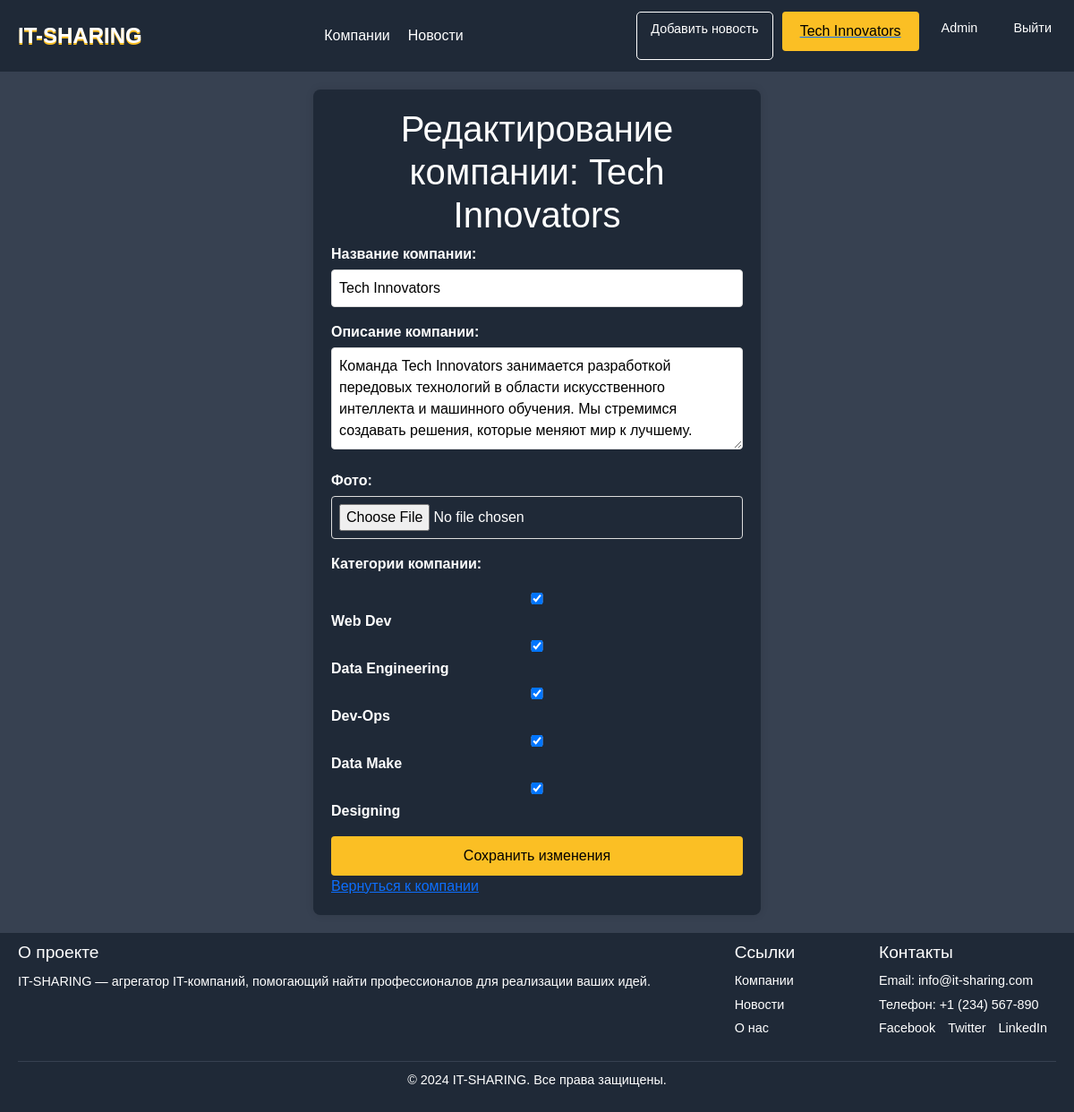
/company/edit/1/ (signed in), run on the app's committed database.
### main/models.py (models this page shows, shortened)
class CustomUser(AbstractUser):
    description = models.TextField(blank=True, verbose_name="Описание")
    about = models.TextField(blank=True, verbose_name="Небольшоеописание")
    is_company = models.BooleanField(default=False, verbose_name="Представитель компании")
    company = models.ForeignKey(
        'companies',
        on_delete=models.SET_NULL,
        null=True,
        blank=True,
        verbose_name="Компания",
        related_name="representatives"
    )

class companies(models.Model):
    title = models.CharField(max_length=255, verbose_name="Название")
    slug = models.SlugField(max_length=255, unique=True, db_index=True, verbose_name="URL",null=True,blank=True,)
    content = models.TextField(blank=True, verbose_name="Описание компании",null=True)
    photo = models.ImageField(upload_to="static/main/img/companiesimg", verbose_name="Фото",null=True,blank=True)
    time_create = models.DateTimeField(auto_now_add=True, verbose_name="Время создания")
    is_active = models.BooleanField(default=True, verbose_name="Активна")
    raiting = models.FloatField(default=0,max_length=1, verbose_name="Рейтинг")
    cat = models.ManyToManyField(Category, related_name='companies', verbose_name="Категории",
                                 blank=True)  # Это должно быть ManyToManyField
    creator = models.ForeignKey(
        settings.AUTH_USER_MODEL,
        on_delete=models.CASCADE,
        related_name="created_companies",
        verbose_name="Создатель компании",
    )
    class Meta:
        verbose_name = 'Компания'
        verbose_name_plural = 'IT компания'
        ordering = ['id']

### main/views.py (the view)
# urls.py: path('company/edit/<int:company_id>/', views.edit_company, name='edit_company'),
def edit_company(request, company_id):
    user = request.user  # Текущий пользователь
    company = get_object_or_404(companies, id=company_id)
    if not user.is_authenticated or not user.is_company or user.company != company and not user.is_superuser:
        raise ValidationError("Вы не можете редактировать компанию.")
    if request.method == 'POST':
        form = CompanyForm(request.POST, instance=company)
        if form.is_valid():
            form.save()
            return redirect('company_detail', company_id=company.id)  # Перенаправление после сохранения
    else:
        form = CompanyForm(instance=company)
    return render(request, 'main/edit_company.html', {'form': form, 'company': company})

### main/forms.py (shortened to what this page needs)
class CompanyForm(forms.ModelForm):# форма для компании
    class Meta:
        model = companies
        fields = ['title', 'content','photo', 'cat']  # Указываем поля, которые будут в форме
        widgets = {
            'cat': forms.CheckboxSelectMultiple(),  # Это создаст поле для выбора нескольких категорий
            'content': forms.Textarea(attrs={'rows': 4, 'cols': 40}),  # Для поля 'content' создаём многострочное поле
            'raiting': forms.NumberInput(attrs={'max': 5, 'min': 0, 'step': 0.1}),  # Поле для рейтинга с ограничениями
        }
        labels = {
            'title': 'Название компании',
            'content': 'Описание компании',
            'raiting': 'Рейтинг компании',
            'cat': 'Категории компании',
        }
        help_texts = {
            'raiting': 'Введите рейтинг от 0 до 5',
        }

### main/models.py (called while the page is built)
    def __str__(self):
        return self.name

### main/templates/main/edit_company.html (shortened to what this page needs)
{% extends 'main/layout.html' %}
{% block content %}
<div class="Add-Company">
<h1>Редактирование компании: {{ company.title }}</h1>
<form method="post">
    <div class="Add-Company-form-group">
    {{ form.as_p }}
    </div>
    <div class="Add-Company-form-actions">
        <button type="submit">Сохранить изменения</button>
    </div>
</form>
<a href="{% url 'company_detail' company.id %}">Вернуться к компании</a>
</div>
{% endblock %}

### main/templates/main/layout.html (shortened to what this page needs)
<!doctype html>
{% load static %}
<html lang="ru">
<head>
    <link rel="stylesheet" href="https://cdn.jsdelivr.net/npm/bootstrap@5.3.3/dist/css/bootstrap.min.css">
    <link rel="stylesheet" href="{% static 'main/css/main.css' %}">
    <link rel="stylesheet" href="{% static 'main/fonts/Font Over.otf' %}">
</head>
<body>
    <header>
        <div class="container">
        <div class="logo"><a href="{% url 'home' %}">IT-SHARING</a></div>
        <nav class="navigation">
        <ul>
          <a href="{% url 'company' %}"><li>Компании</li></a>
          <a href="{% url 'news_home' %}"><li>Новости</li></a>
        </ul>
        </nav>
        <div class="auth-buttons">
        {% if request.user.is_superuser or request.user.is_stuff %}
        <a href="{% url 'create' %}"class="btn login">Добавить новость</a>
        {% endif %}
        {% if not request.user.is_company and not request.user.company == '' %}
        <a href="{% url 'add_page' %}"class="btn login">Добавить компанию</a>
         {% else %}
            <a href="{% url 'company_detail' user.company.id %}"><div class="edit-profile">{{ user.company.title }}</div></a>
        {% endif %}
        {% if request.user.is_authenticated %}
				<a class="header-logo" href="{% url 'PersonalPage' %}">{{user.username}}</a>
        <a class="header-exi" href="{% url 'logout' %}">Выйти</a>
				{% else %}
				  <a class="btn signup" href="{% url 'register' %}">Регистрация</a>
          <a class="btn login" href="{% url 'login' %}">Авторизация</a>
        {% endif %}
      </div>
    </div>
    </header>
    <main>
        {% block content %}
        {% endblock %}
    </main>
    <footer>
        <div class="footer-container">
          <div class="footer-about">
            <h3>О проекте</h3>
            <p>IT-SHARING — агрегатор IT-компаний, помогающий найти профессионалов для реализации ваших идей.</p>
          </div>
          <div class="footer-links">
            <h3>Ссылки</h3>
            <ul>
              <a href="{% url 'company' %}"><li>Компании</li></a>
              <a href="{% url 'news_home' %}"><li>Новости</li></a>
              <a href="#"><li>О нас</li></a>
            </ul>
          </div>
          <div class="footer-contact">
            <h3>Контакты</h3>
            <p>Email: <a href="mailto:info@it-sharing.com">info@it-sharing.com</a></p>
            <p>Телефон: <a href="tel:+1234567890">+1 (234) 567-890</a></p>
            <div class="social-icons">
                <a href="#" >Facebook</a>
                <a href="#" >Twitter</a>
                <a href="#" >LinkedIn</a>
            </div>
          </div>
        </div>
        <div class="footer-bottom">
          <p>&copy; 2024 IT-SHARING. Все права защищены.</p>
        </div>
    </footer>
</body>
</html>

### main/static/main/css/main.css (style rules this page uses)
body { height: 100%; margin: 0; font-family: "Arial", sans-serif; background-color: #374151; }
header { background-color: #1f2937; color: #ffffff; position: fixed; top: 0; height: 80px; width: 100%; z-index: 1000; }
.container { max-width: 1200px; margin: 0 auto; display: flex; align-items: center; justify-content: space-between; padding: 0; height: 80px; }
.logo a { font-family: "Font Over", sans-serif; text-shadow: 0px 2px #FBBF24; text-decoration: none; color: #ffffff; font-size: 1.5rem; font-weight: bold; margin: 0 20px; }
.navigation ul { list-style: none; margin: 0; padding: 0; display: flex; gap: 20px; }
.navigation a { font-family: Arial, sans-serif; color: #ffffff; font-size: 1rem; transition: color 0.3s ease; text-decoration: none; }
.header-logo { color: #fff; text-decoration: none; padding: 8px 15px; border-radius: 5px; font-size: 0.9rem; transition: all 0.3s ease; }
.header-exi { color: #fff; text-decoration: none; padding: 8px 15px; border-radius: 5px; font-size: 0.9rem; transition: all 0.3s ease; }
.auth-buttons { display: flex; gap:10px; margin: 0 10px 0 10px; }
.auth-buttons { text-decoration: none; color: #fff; }
.auth-buttons .btn { text-decoration: none; padding: 8px 15px; border-radius: 5px; font-size: 0.9rem; transition: all 0.3s ease; }
.auth-buttons .login { background-color: transparent; color: #ffffff; border: 1px solid #ffffff; }
footer { height: 200px; position:fixed; width: 100%; left: 0; bottom:0; background-color: #1f2937; color: #ffffff; padding: 10px 20px; font-size: 0.9rem; }
footer .footer-container { max-width: 1200px; margin: 0 auto; display: flex; flex-wrap: wrap; justify-content: space-between; gap: 20px; }
.footer-about h3, .footer-links h3, .footer-contact h3 { font-size: 1.2rem; margin-bottom: 10px; }
.footer-about p { line-height: 1.6; }
.footer-links ul { list-style: none; padding: 0; margin: 0; }
.footer-links li { margin-bottom: 5px; }
.footer-links a { color: #ffffff; text-decoration: none; transition: color 0.3s ease; }
.footer-contact p { margin: 5px 0; }
.footer-contact a { color: #ffffff; text-decoration: none; transition: color 0.3s ease; }
.social-icons a { display: inline-block; margin-right: 10px; }
.footer-bottom { text-align: center; margin-top: 20px; border-top: 1px solid #374151; padding-top: 10px; }
main { flex:1; max-width: 1200px; margin: 0 auto; margin-top: 80px; margin-bottom: 200px; display: flex; justify-content: center; }
.edit-profile { width: 100%; color: #000; text-align: center; background-color: #FBBF24; border: none; padding: 10px 20px; border-radius: 4px; margin-bottom: 10px; }
.Add-Company { max-width: 800px; margin: 20px auto; background: #1f2937; color: #fff; padding: 20px; border-radius: 8px; box-shadow: 0 0 10px rgba(0, 0, 0, 0.1); width: 500px; max-width: 1000px; }
.Add-Company h1 { text-align: center; }
.Add-Company-form-group { margin-bottom: 15px; }
.Add-Company-form-group label { color: #fff; display: block; margin-bottom: 5px; font-weight: bold; }
.Add-Company-form-group input, .Add-Company-form-group textarea, .Add-Company-form-group select { width: 100%; padding: 8px; border: 1px solid #ddd; border-radius: 4px; }
.Add-Company-form-group textarea { resize: vertical; }
.Add-Company-form-actions { text-align: center; }
.Add-Company-form-actions button { width: 100%; background-color: #FBBF24; color: #000; border: none; padding: 10px 20px; border-radius: 4px; cursor: pointer; }

### data on the page
CustomUser: company "Tech Innovators", username "Admin"
companies: title "Tech Innovators", content "Команда Tech Innovators занимается разработкой передовых технологий в области искусственного интеллекта и машинного обучения. Мы стремимся создавать решения, которые меняют мир к лучшему."
